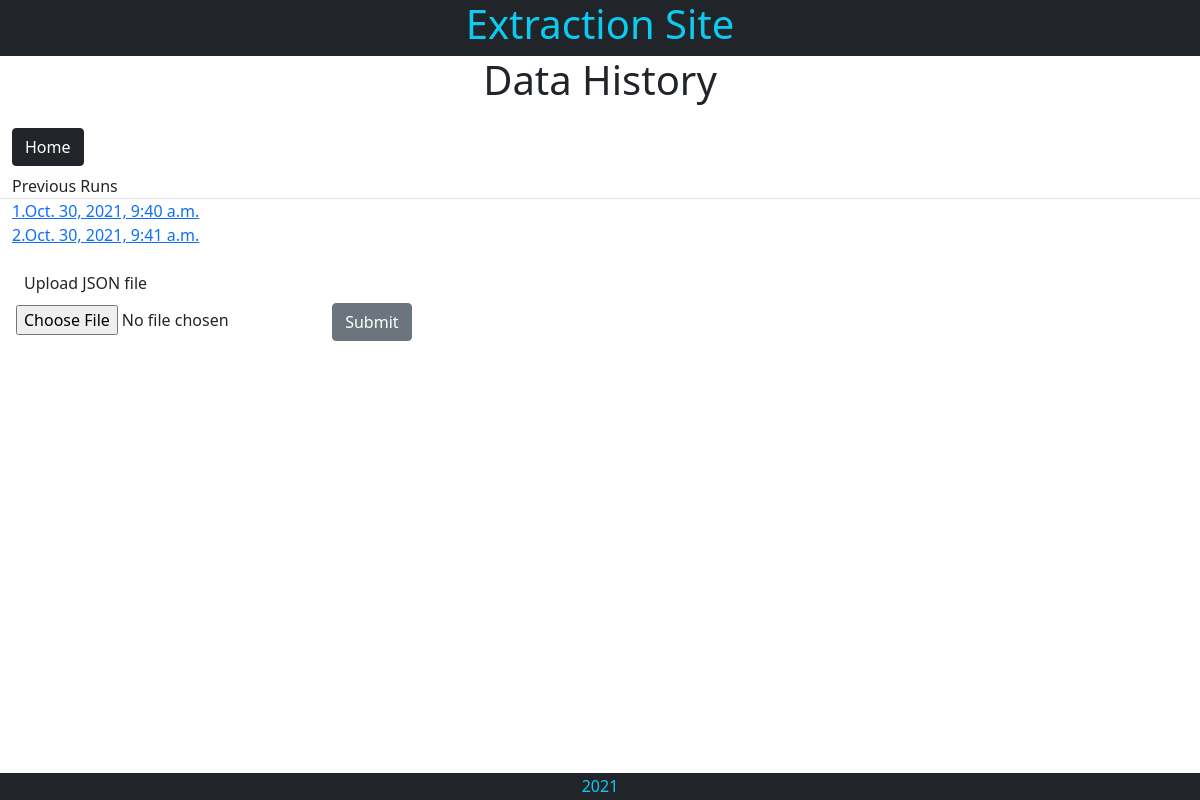
The page /data_view on the database as committed earlier.
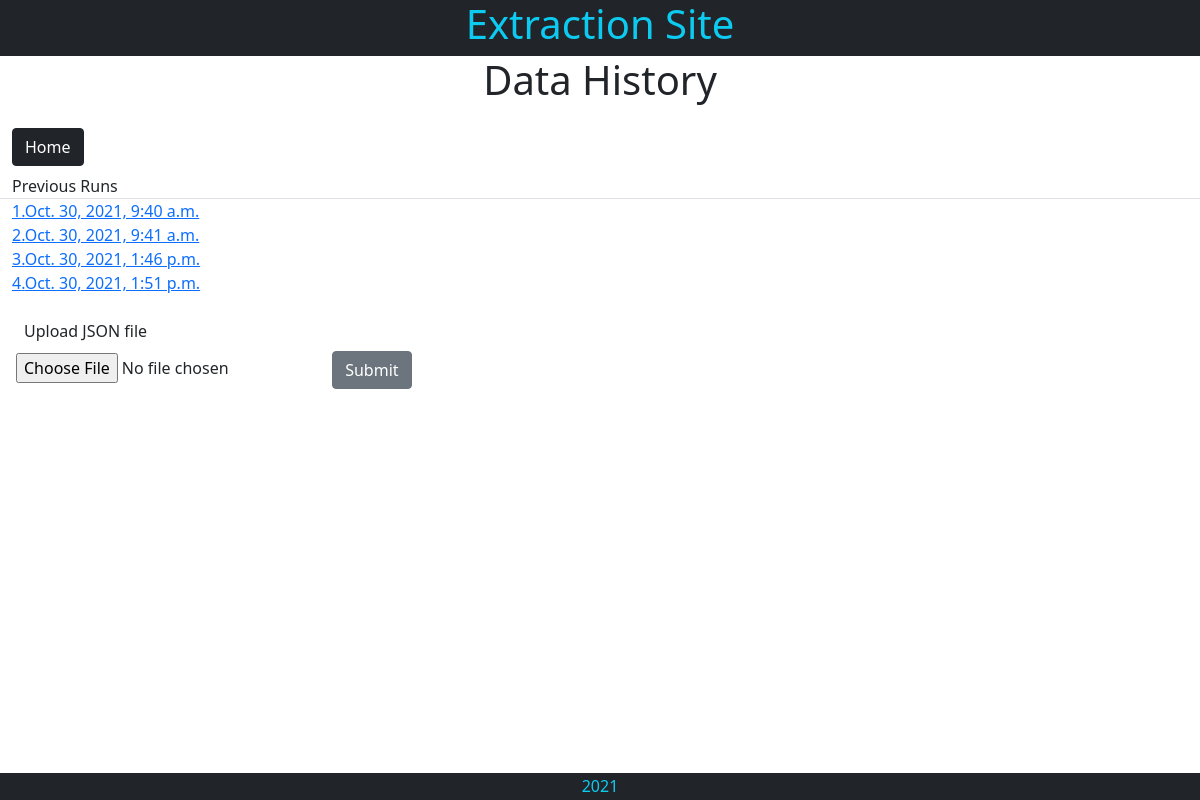
The same page on the database as committed later.
### home/models.py (models this page shows, shortened)
class HistoryJson(models.Model):
    class Meta:
        verbose_name_plural = "History_JSON"
    created_at = models.DateTimeField(auto_now_add=True)
    product_json = models.TextField()

### home/views.py (the view, shortened to what this page needs)
# urls.py: path('data_view', views.data_view, name='data_view'),
def data_view(request):
    history = HistoryJson.objects.all()
    context = {
        'history': history,
    }
    return render(request, 'home/data_view.html', context)

### home/templates/home/data_view.html (shortened to what this page needs)
{% extends "base.html" %}
{% load static %}
{% block extra_css %}
    <link rel="stylesheet" href="{% static 'home/css/home.css' %}">
{% endblock %}
{% block content %}
    <div class="h1 text-center">Data History</div>
    <div class="row m-0">
        <div class="col-12 mt-3">
            <a class="btn btn-dark h1" href="{% url 'home' %}">Home</a>
        </div>
        <div class="col-12 border-bottom">Previous Runs</div>
        {% for result in history %}
            <a href="{% url 'previous_run' run_id=result.id %}">{{ forloop.counter }}.{{ result.created_at }}</a>
        {% endfor %}
    </div>
    <div class="data-form p-3">
        <div class="col-12 m-2">Upload JSON file</div>
        <form action="#" method="POST" id="data-form" enctype="multipart/form-data">
            <input type="file" id="myFile" name="filename" required>
            <button class="btn btn-secondary" type="submit" form="data-form">Submit</button>
        </form>
    </div>
{% endblock %}

Rows that differ between the two databases and show on the page:
added HistoryJson: created_at "Oct. 30, 2021, 1:46 p.m."
added HistoryJson: created_at "Oct. 30, 2021, 1:51 p.m."
